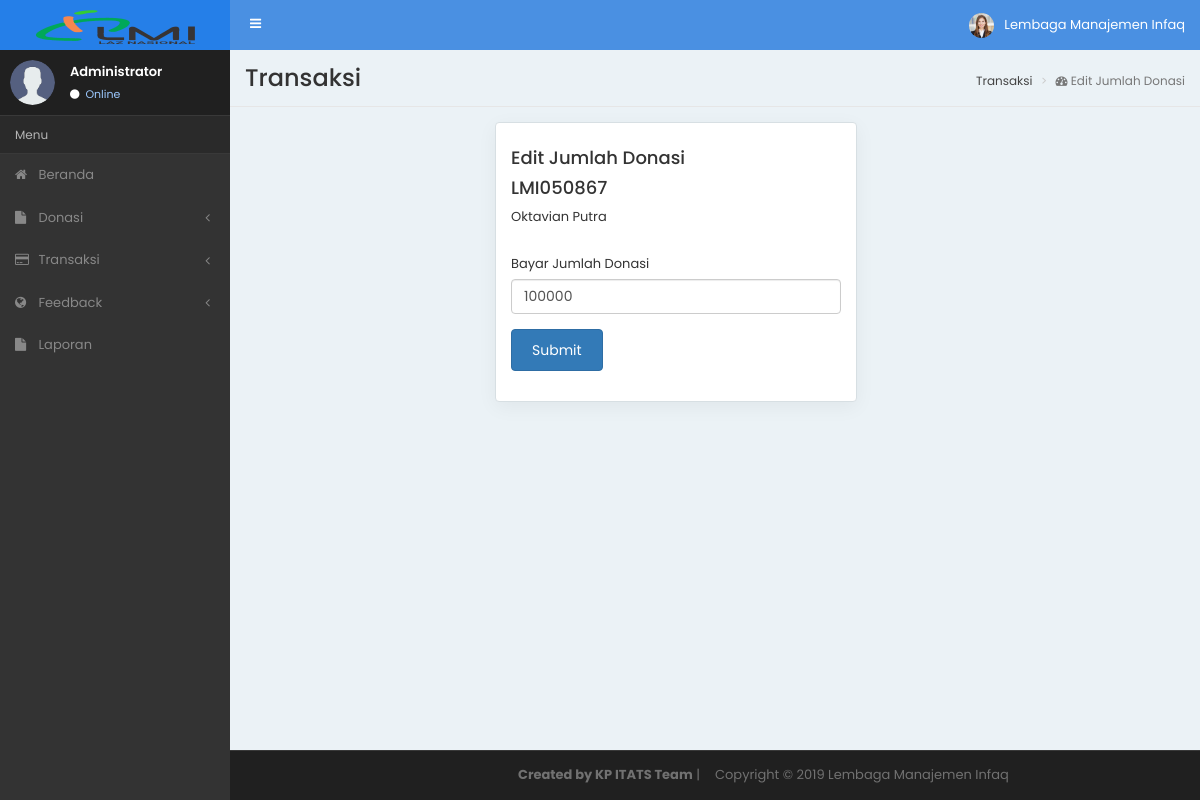
The app's page /admin/Transaksi/edit/2 with its own data.
### tables this page shows
CREATE TABLE `data_transaksi` (
  `id_transaksi` int(11) NOT NULL,
  `id_donasi` int(11) NOT NULL,
  `nama_donatur` text NOT NULL,
  `no_telp_donatur` text NOT NULL,
  `pesan_donatur` text NOT NULL,
  `jumlah_donasi` int(11) NOT NULL,
  `kode_transaksi` text NOT NULL,
  `tgl_transaksi` date NOT NULL,
  `bayar` tinyint(1) NOT NULL
);

### admin/application/controllers/Transaksi.php (called while the page is built, shortened)
<?php
class Transaksi extends CI_Controller{
    public function __construct()
    {
        $this->load->model('MdlTransaksi');
        $this->load->model('MdlDonasi');
    }
    public function edit($id_transaksi)
    {
        $where = array('id_transaksi' => $id_transaksi);
        $data['tmpEditTransaksi'] = $this->MdlTransaksi->editTransaksi('data_transaksi', $where)->result();
        $this->load->view('Transaksi/editTransaksi', $data);
    }
    }
?>

### admin/index.php (called while the page is built, shortened)
<?php
require_once BASEPATH.'core/CodeIgniter.php';

### admin/application/models/MdlTransaksi.php (called while the page is built, shortened)
<?php
class MdlTransaksi extends CI_Model{
    public function editTransaksi($table, $where){
        return $this->db->get_where($table, $where);
    }
}
?>

### admin/application/views/Transaksi/editTransaksi.php (the view, shortened to what this page needs)
<!DOCTYPE html>
<html lang="en">
<head>
<body class="sidebar-mini">
<div class="wrapper">
    <div class="content-wrapper">
        <section class="content-header">
          <h1>Transaksi</h1>
          <ol class="breadcrumb">
            <li><a href="#"><i class="fa credit-card"></i> Transaksi</a></li>
            <li class="active"><i class="fa fa-dashboard"></i> Edit Jumlah Donasi</li>
          </ol>
        </section>
        <section class="content container-fluid">
          <div class="col-md-5 col-md-offset-3">
            <?php
              foreach($tmpEditTransaksi as $rows) {
            ?>
              <form action="<?php echo base_url('admin/Transaksi/update'); ?>" method="post" class="chart-box">
                <h4>Edit Jumlah Donasi</h4>
                <h4><?php echo $rows->kode_transaksi; ?></h4>
                <p><?php echo $rows->nama_donatur; ?></p>
                <br/>
                <div class="row">
                  <div class="col-md-12">
                    <fieldset class="form-group">
                      <label>Bayar</label>
                      <label>Jumlah Donasi</label>
                      <input class="form-control" value="<?php echo $rows->jumlah_donasi; ?>" name="jumlah_donasi" id="basicInput" type="number" />
                    </fieldset>
                  </div>
                </div>
                <div class="row">
                  <div class="col-md-12">
                    <fieldset class="form-group">
                      <button type="submit" name="insert" class="btn btn-primary">Submit</button>
                    </fieldset>
                  </div>
                </div>
              </form>
                <?php } ?>
          </div>
        </section>
    </div>
</div>
</body>
</html>

### assets/admin/css/style.css (style rules this page uses)
html, body { height: 100%; }
body { font-family: 'Poppins', sans-serif; overflow-x: hidden; overflow-y: auto; font-size: 13px; }
h1, h2, h3, h4, h5, h6 { font-family: 'Poppins', sans-serif; }
a { color: #106e14; transition: all 0.3s ease-out 0s; }
.wrapper { height: 100%; position: relative; overflow-x: hidden; overflow-y: auto; }
.wrapper:before, .wrapper:after { content: " "; display: table; }
.wrapper:after { clear: both; }
.content-wrapper, .main-footer { -webkit-transition: -webkit-transform 0.3s ease-in-out, margin 0.3s ease-in-out; -moz-transition: -moz-transform 0.3s ease-in-out, margin 0.3s ease-in-out; -o-transition: -o-transform 0.3s ease-in-out, margin 0.3s ease-in-out; transition: transform 0.3s ease-in-out, margin 0.3s ease-in-out; margin-left: 230px; z-index: 820; }
.content-wrapper { min-height: 100%; background-color: #ebf2f6; z-index: 800; }
.content { min-height: 250px; padding: 15px; margin-right: auto; margin-left: auto; padding-left: 15px; padding-right: 15px; }
.content-header { position: relative; padding: 15px; border-bottom: solid 1px #e6e6e6; }
.content-header > h1 { margin: 0; font-size: 24px; }
.content-header > .breadcrumb { float: right; background: transparent; margin-top: 0; margin-bottom: 0; font-size: 12px; padding: 7px 5px; position: absolute; top: 15px; right: 10px; border-radius: 2px; }
.content-header > .breadcrumb > li > a { color: #444; text-decoration: none; display: inline-block; }
.content-header > .breadcrumb > li + li:before { content: '>\00a0'; }
.chart-box { margin-bottom: 30px; -moz-box-direction: normal; -moz-box-orient: vertical; background-color: #fff; border: 1px solid rgba(0, 0, 0, 0.125); border-radius: 0.25rem; flex-direction: column; position: relative; border-color: #d7dfe3; border-radius: 4px; box-shadow: 0 5px 20px rgba(0, 0, 0, 0.05); padding: 15px; }
.btn { padding: 10px 20px; transition: all 0.3s ease-out 0s; }
label { font-weight: normal; }
.form-control { height: 35px; padding: 5px 12px; }

### records on screen
data_transaksi: kode_transaksi "LMI050867", nama_donatur "Oktavian Putra", jumlah_donasi "100000"
